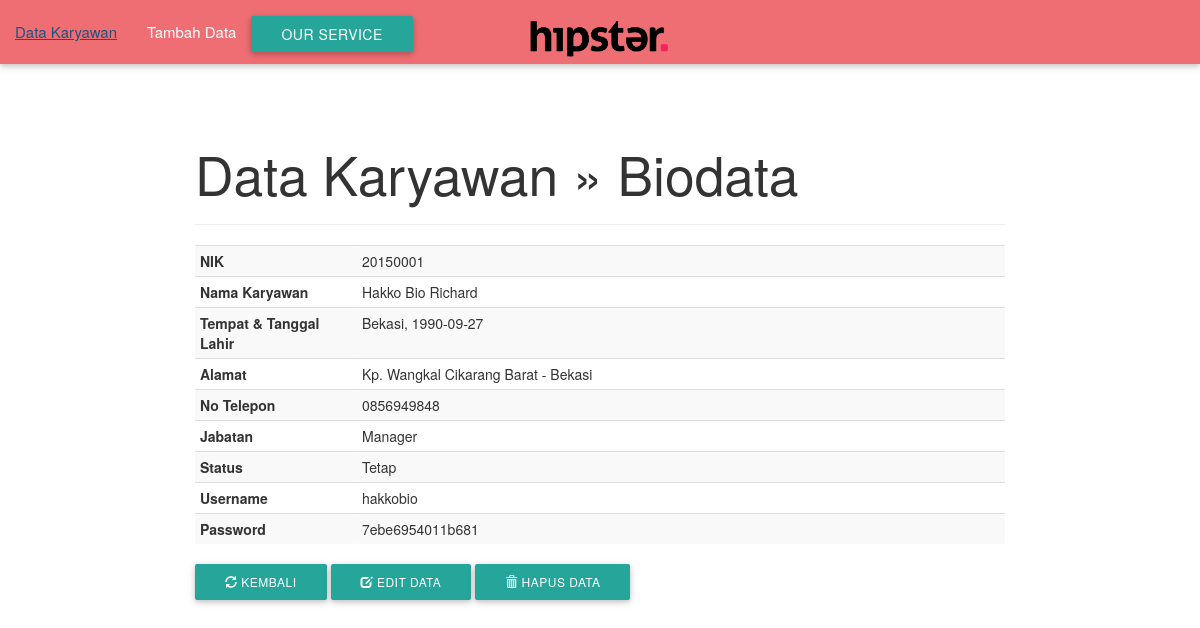
The page /profile.php?nik=20150001 on the database its author committed.
### tables this page shows
CREATE TABLE IF NOT EXISTS `karyawan` (
  `nik` varchar(10) NOT NULL,
  `nama` varchar(50) NOT NULL,
  `tempat_lahir` varchar(30) NOT NULL,
  `tanggal_lahir` varchar(30) NOT NULL,
  `alamat` varchar(50) NOT NULL,
  `no_telepon` varchar(10) NOT NULL,
  `jabatan` varchar(15) NOT NULL,
  `status` varchar(15) NOT NULL,
  `username` varchar(15) NOT NULL,
  `password` varchar(15) NOT NULL
);

### profile.php (the view, shortened to what this page needs)
<?php
include("koneksi.php");
?>
<!DOCTYPE html>
<html lang="en">
<head>
	<link href="css/bootstrap.min.css" rel="stylesheet">
	<link rel="stylesheet" href="css/materialize.min.css" media="screen,projection" />
</head>
<body>
  <nav>
    <div class="nav-wrapper">
      <a href="#!" class="brand-logo center"><img src="logo1.png" "width=100px; height=50px;" /></a>
      <ul class="left hide-on-med-and-down">
        <li><a href="index.php">Data Karyawan</a></li>
        <li><a href="add.php">Tambah Data</a></li>
      </ul>
  <a class='dropdown-button btn' href='#' data-activates='dropdown1'>Our Service</a>
    </div>
  </nav>
	<div class="container">
		<div class="content">
			<h2>Data Karyawan &raquo; Biodata</h2>
			<hr />
			<?php
			$nik = $_GET['nik'];
			$sql = mysqli_query($koneksi, "SELECT * FROM karyawan WHERE nik='$nik'");
			if(mysqli_num_rows($sql) == 0){
				header("Location: index.php");
			}else{
				$row = mysqli_fetch_assoc($sql);
			}
			?>
			<table class="table table-striped table-condensed">
				<tr>
					<th width="20%">NIK</th>
					<td><?php echo $row['nik']; ?></td>
				</tr>
				<tr>
					<th>Nama Karyawan</th>
					<td><?php echo $row['nama']; ?></td>
				</tr>
				<tr>
					<th>Tempat & Tanggal Lahir</th>
					<td><?php echo $row['tempat_lahir'].', '.$row['tanggal_lahir']; ?></td>
				</tr>
				<tr>
					<th>Alamat</th>
					<td><?php echo $row['alamat']; ?></td>
				</tr>
				<tr>
					<th>No Telepon</th>
					<td><?php echo $row['no_telepon']; ?></td>
				</tr>
				<tr>
					<th>Jabatan</th>
					<td><?php echo $row['jabatan']; ?></td>
				</tr>
				<tr>
					<th>Status</th>
					<td><?php echo $row['status']; ?></td>
				</tr>
				<tr>
					<th>Username</th>
					<td><?php echo $row['username']; ?></td>
				</tr>
				<tr>
					<th>Password</th>
					<td><?php echo $row['password']; ?></td>
				</tr>
			</table>
			<a href="index.php" class="btn btn-sm btn-info"><span class="glyphicon glyphicon-refresh" aria-hidden="true"></span> Kembali</a>
			<a href="edit.php?nik=<?php echo $row['nik']; ?>" class="btn btn-sm btn-success"><span class="glyphicon glyphicon-edit" aria-hidden="true"></span> Edit Data</a>
			<a href="profile.php?aksi=delete&nik=<?php echo $row['nik']; ?>" class="btn btn-sm btn-danger" onclick="return confirm('Anda yakin akan mengahapus data <?php echo $row['nama']; ?>')"><span class="glyphicon glyphicon-trash" aria-hidden="true"></span> Hapus Data</a>
		</div>
	</div>
</body>
</html>

### profile.php (style rules this page uses)
.content { margin-top: 80px; }

### rows shown on the page
karyawan: nik "20150001", nama "Hakko Bio Richard", tempat_lahir "Bekasi", tanggal_lahir "1990-09-27", alamat "Kp. Wangkal Cikarang Barat - Bekasi", no_telepon "0856949848", jabatan "Manager", status "Tetap", username "hakkobio", password "7ebe6954011b681"
